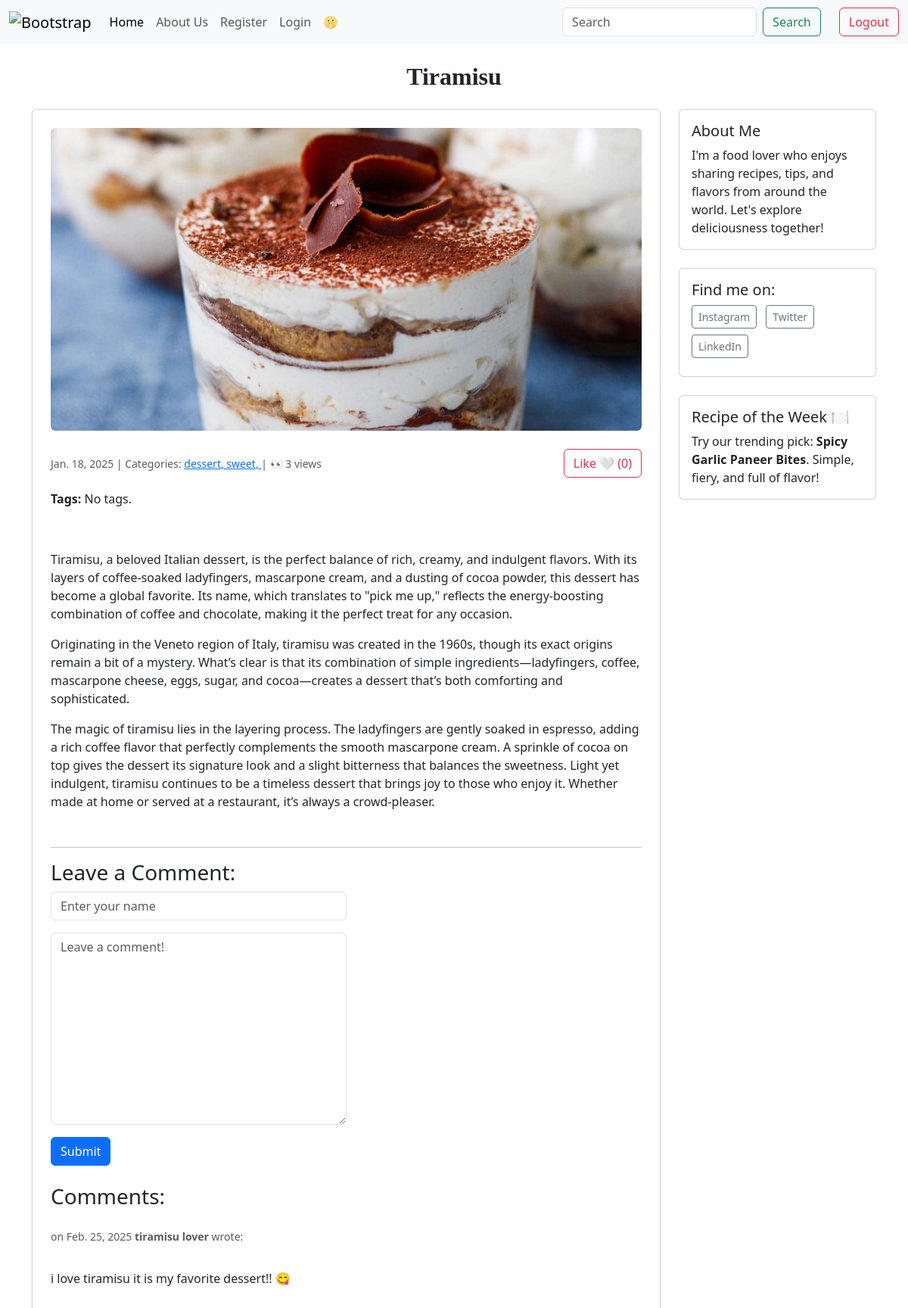
Page /post/6/ (signed in) on the earlier database version.
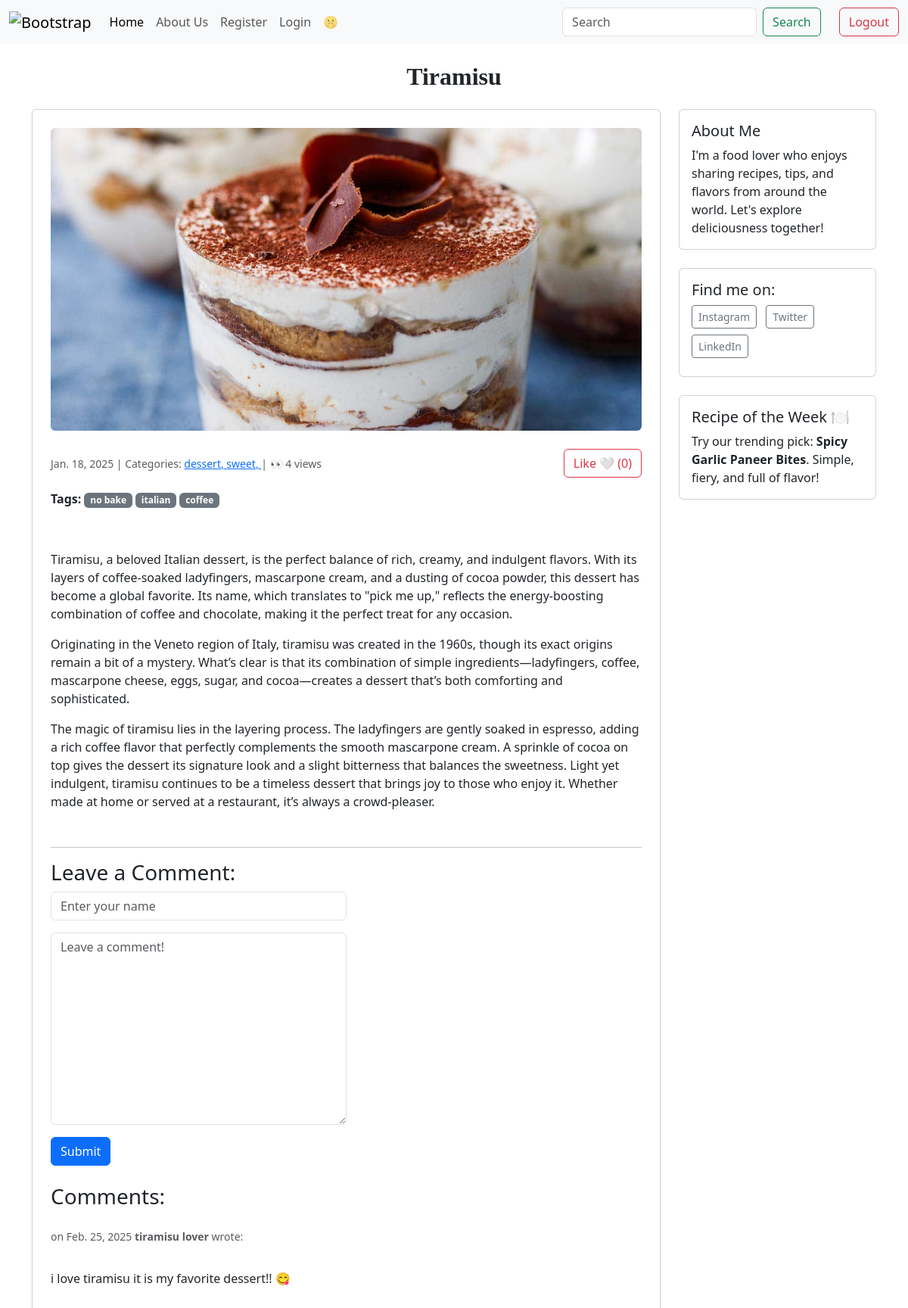
Same page on the later database version.
### blogapp/models.py (models this page shows, shortened)
class Category(models.Model):
    name = models.CharField(max_length=30)
    class Meta:
        verbose_name_plural = 'Categories'

class Post(models.Model):
    title = models.CharField(max_length=255)
    body = models.TextField(default='nada')
    created_on = models.DateTimeField(auto_now_add=True)
    last_modified = models.DateTimeField(auto_now=True)
    categories = models.ManyToManyField("Category", related_name="posts")
    image = models.ImageField(upload_to='post_images/', blank=True, null=True)
    likes = models.ManyToManyField(User, related_name='post_likes', blank=True)
    tags = models.ManyToManyField('Tag', blank=True, related_name='posts')
    def total_likes(self):
        return self.likes.count()
    @property
    def total_views(self):
        return self.postview_set.count() #postview_set is Django’s default reverse relation

class Comment(models.Model):
    author = models.CharField(max_length=20)
    body = models.TextField()
    created_on = models.DateTimeField(auto_now_add=True)
    post = models.ForeignKey("Post", on_delete=models.CASCADE)

class Tag(models.Model):
    name = models.CharField(max_length=20)

### blogapp/views.py (the view, shortened to what this page needs)
# urls.py: path("post/<int:pk>/", views.blog_detail, name="blog_detail"),
def blog_detail(request, pk):
    post = Post.objects.get(pk=pk)
    form = CommentForm()
    if request.user.is_authenticated:
        PostView.objects.create(user=request.user, post=post)
    comments = Comment.objects.filter(post=post)
    context = {
        "post": post,
        "comments": comments,
        "form": CommentForm(),
    }
    return render(request, "blogapp/detail.html", context)

### blogapp/forms.py
class CommentForm(forms.Form):
    author = forms.CharField(
        max_length=35,
        widget = forms.TextInput(
            attrs={"class": "form-control", "placeholder": "Enter your name"}
        ),
    )
    body = forms.CharField(
        widget=forms.Textarea(
            attrs={'class':'form-control', "placeholder":"Leave a comment!"}
        ),
    )

### blogapp/templates/blogapp/detail.html (shortened to what this page needs)
{% extends "blogapp/index.html" %}
{% load widget_tweaks %}
    {% block page_title %}
    <div class="text-center my-4">
     <h2 style="font-family: 'Javanese Text', serif; font-weight: bold;"> {{post.title }} </h2>
    </div>
    {% endblock page_title %}
    {% block page_content %}
    <div class="container mt-4">
        <div class="row">
            <div class="col-md-9">
                <div class="card p-4 shadow-sm">
                    <img src="{{ post.image.url }}" class="card-img-top mb-4 rounded" alt="{{post.title}}" style="max-height: 400px; object-fit: cover;">
                    <div class="d-flex align-items-center justify-content-between mb-3">
                        <small class="text-muted">
                            {{ post.created_on.date}} | Categories:
                            {% for category in post.categories.all %}
                                <a href="{% url 'blog_category' category.name %}">
                                    {{ category.name }},
                                </a>
                            {% endfor %}
                            | 👀 {{post.total_views}} views
                        </small>
                        <form action="{% url 'like_post' post.pk %}" method="POST">
                            {% if user in post.likes.all %}
                                <button type="submit" class="btn btn-danger">Unlike ❤️ ({{ post.total_likes }})</button>
                            {% else %}
                                <button type="submit" class="btn btn-outline-danger">Like 🤍 ({{ post.total_likes }})</button>
                            {% endif %}
                        </form>
                    </div>
                    <p><strong>Tags:</strong>
                        {% for tag in post.tags.all %}
                            <span class="badge bg-secondary">{{ tag.name }}</span>
                        {% empty %}
                            No tags.
                        {% endfor %}
                    </p>
                    <p class="mb-4 mt-3"> {{ post.body | linebreaks }}</p>
                    <hr>
                    <h3> Leave a Comment:</h3>
                    <form method="post" class="mb-4">
                        <div class='mb-3 w-50'>
                            {{form.author|add_class:"form_control"}}
                        </div>
                        <div class='mb-3 w-50'>
                            {{form.body|add_class:"form_control"}}
                        </div>
                        <button type="submit" class="btn btn-primary">Submit</button>
                    </form>
                    <h3>Comments: </h3>
                    {% for comment in comments %}
                    <p class="mt-3">
                        <small class="text-muted">
                        on {{comment.created_on.date}} <b> {{comment.author}}</b> wrote:
                        </small>
                    </p>
                    <p>
                        {{comment.body | linebreaks}}
                    </p>
                    {% endfor %}
                </div>
            </div>
             <div class="col-md-3">
                {% include "partials/sidebar.html" %}
             </div>
        </div>
    </div>
    {% endblock page_content %}

Differences in the rows shown:
changed Post "Tiramisu": total_views "3" → "4"
added Tag: name "no bake"
added Tag: name "italian"
added Tag: name "coffee"
Other differences:
text no longer shown: "No tags."
